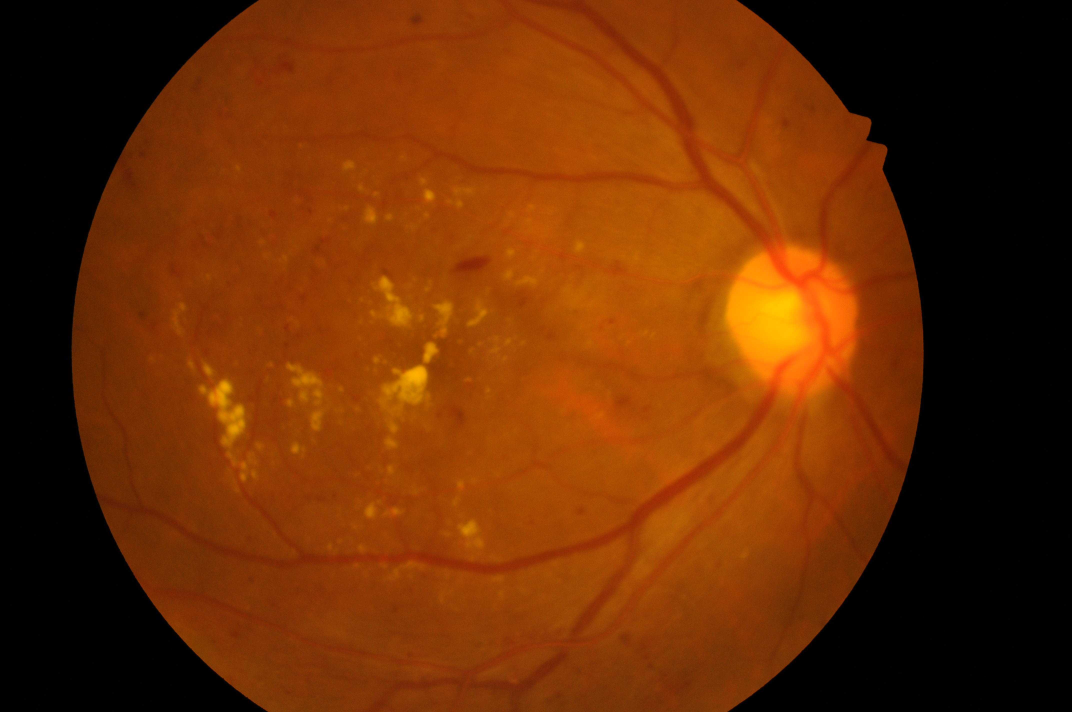
#> input picture images/test2.jpg, 4288 x 2848 px (shown at 1/4 size)
$ python segmentation.py --image images/test2.jpg   (older library calls are emulated)
#> lines starting #> are read from the running program, lines starting #| are printed output that depends on the picture; after the words box and inside, x2 and y2 are one past the last pixel; in counts of white or black regions, pixels touching at a corner belong together
# import the necessary packages
from skimage.feature import peak_local_max
from skimage.morphology import watershed
from scipy import ndimage
import numpy as np
import argparse
import imutils
import cv2
# construct the argument parse and parse the arguments
ap = argparse.ArgumentParser()
ap.add_argument("-i", "--image", required=True,
	help="path to input image")
args = vars(ap.parse_args())
# load the image and perform pyramid mean shift filtering
# to aid the thresholding step
image = cv2.imread(args["image"])
#> image is the input picture: shape (2848, 4288, 3); mean B, G, R 2.9, 44, 104.7
shifted = cv2.pyrMeanShiftFiltering(image, 21, 51)
cv2.imshow("Input", image)
# convert the mean shift image to grayscale, then apply
# Otsu's thresholding
gray = cv2.cvtColor(shifted, cv2.COLOR_BGR2GRAY)
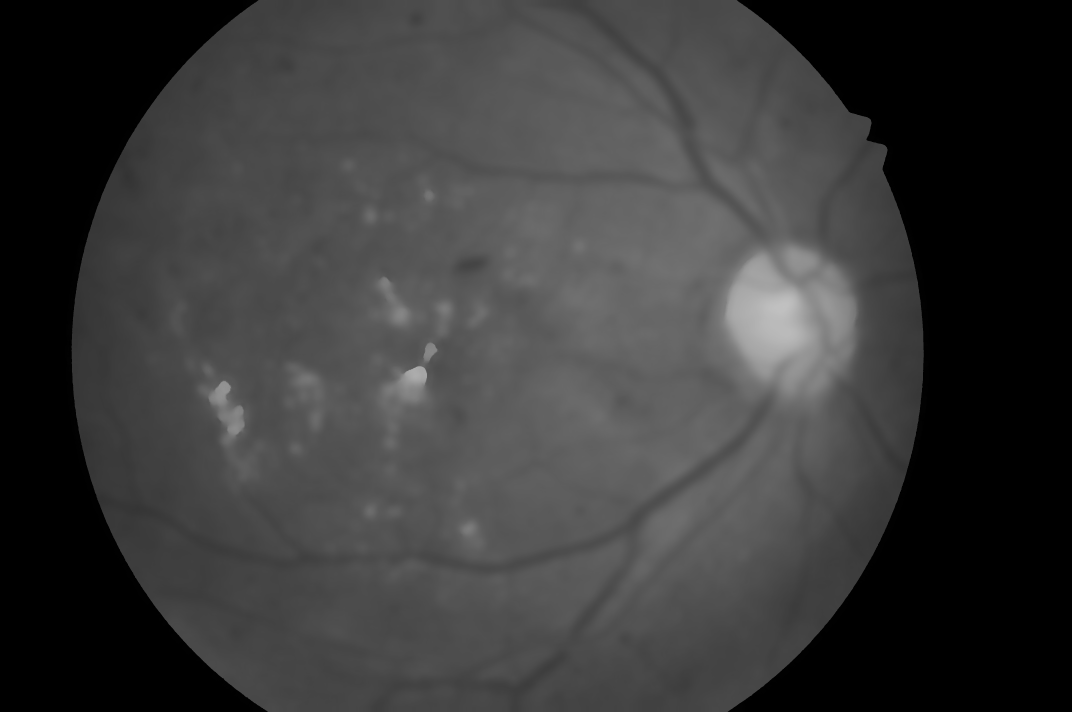
#> gray: shape (2848, 4288) (shown at 1/4 size); min 0, max 193, mean 57.5
thresh = cv2.threshold(gray, 0, 255,
	cv2.THRESH_BINARY | cv2.THRESH_OTSU)[1]
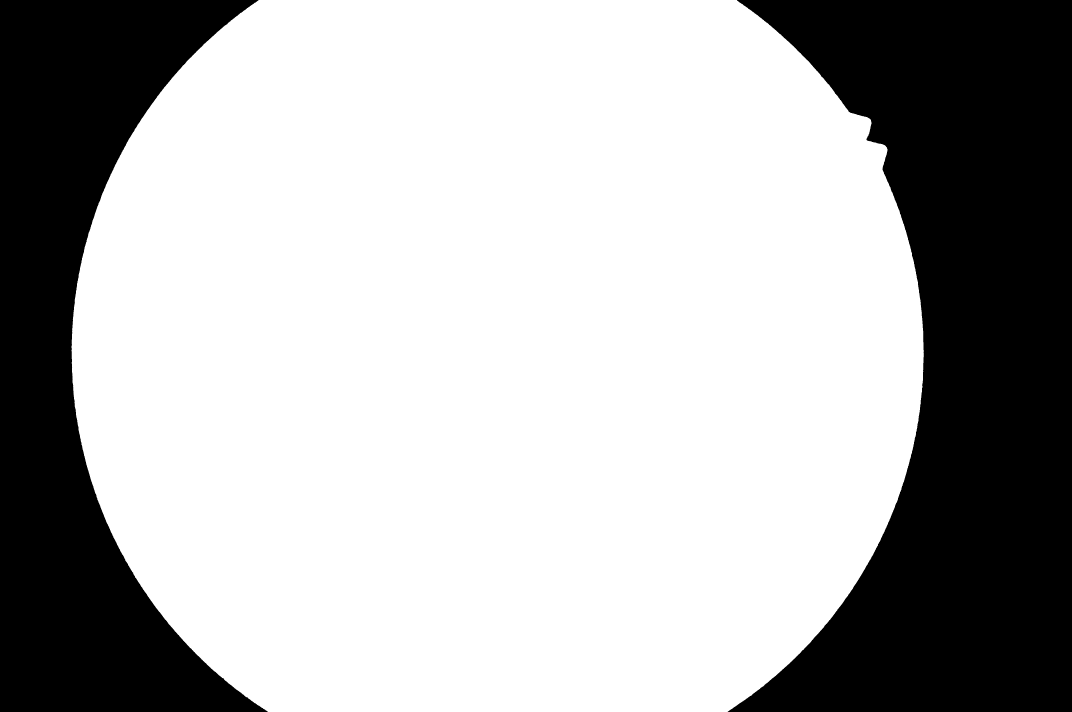
#> thresh: shape (2848, 4288) (shown at 1/4 size); 68.9% white; 2 black regions, box (x1, y1, x2, y2) and area: (2911, 0, 4288, 2848) 2329348, (0, 0, 1071, 2848) 1463712
cv2.imshow("Thresh", thresh)
